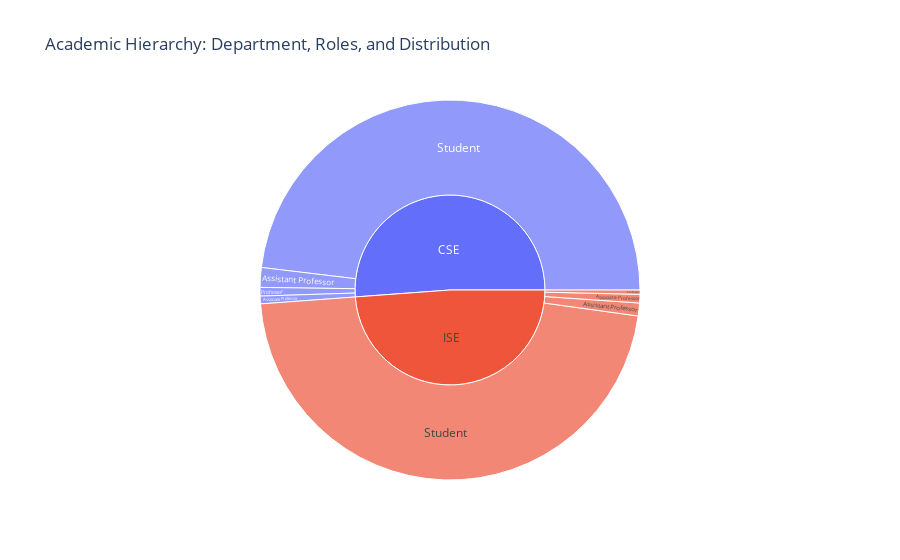

The notebook cell saved with this chart:
### Code cell
import pandas as pd

# Sample academic data
academic_data = {
    "Department": ["ISE", "ISE", "ISE", "ISE", "CSE", "CSE", "CSE", "CSE"],
    "Role": ["Professor", "Associate Professor", "Assistant Professor", "Student",
             "Professor", "Associate Professor", "Assistant Professor", "Student"],
    "Count": [5, 10, 15, 640, 10, 9, 23, 660]
}

# Create a dataframe
df = pd.DataFrame(academic_data)

# Create the Sunburst plot
fig = px.sunburst(
    df,
    path=["Department", "Role"],  # Hierarchical levels: Department -> Role
    values="Count",               # Values to determine the size of the slices
    title="Academic Hierarchy: Department, Roles, and Distribution"
)

# Display the plot
fig.show()

### Figure 1 — Plotly figure (JSON) as saved in the notebook; plotly's stock layout.template omitted (floating-point values rounded to 4 significant figures)
{"data": [{"branchvalues": "total", "domain": {"x": [0, 1], "y": [0, 1]}, "hovertemplate": "labels=%{label}<br>Count=%{value}<br>parent=%{parent}<br>id=%{id}<extra></extra>", "ids": ["CSE/Assistant Professor", "ISE/Assistant Professor", "CSE/Associate Professor", "ISE/Associate Professor", "CSE/Professor", "ISE/Professor", "CSE/Student", "ISE/Student", "CSE", "ISE"], "labels": ["Assistant Professor", "Assistant Professor", "Associate Professor", "Associate Professor", "Professor", "Professor", "Student", "Student", "CSE", "ISE"], "name": "", "parents": ["CSE", "ISE", "CSE", "ISE", "CSE", "ISE", "CSE", "ISE", "", ""], "type": "sunburst", "values": [23, 15, 9, 10, 10, 5, 660, 640, 702, 670]}], "layout": {"legend": {"tracegroupgap": 0}, "title": {"text": "Academic Hierarchy: Department, Roles, and Distribution"}}}
